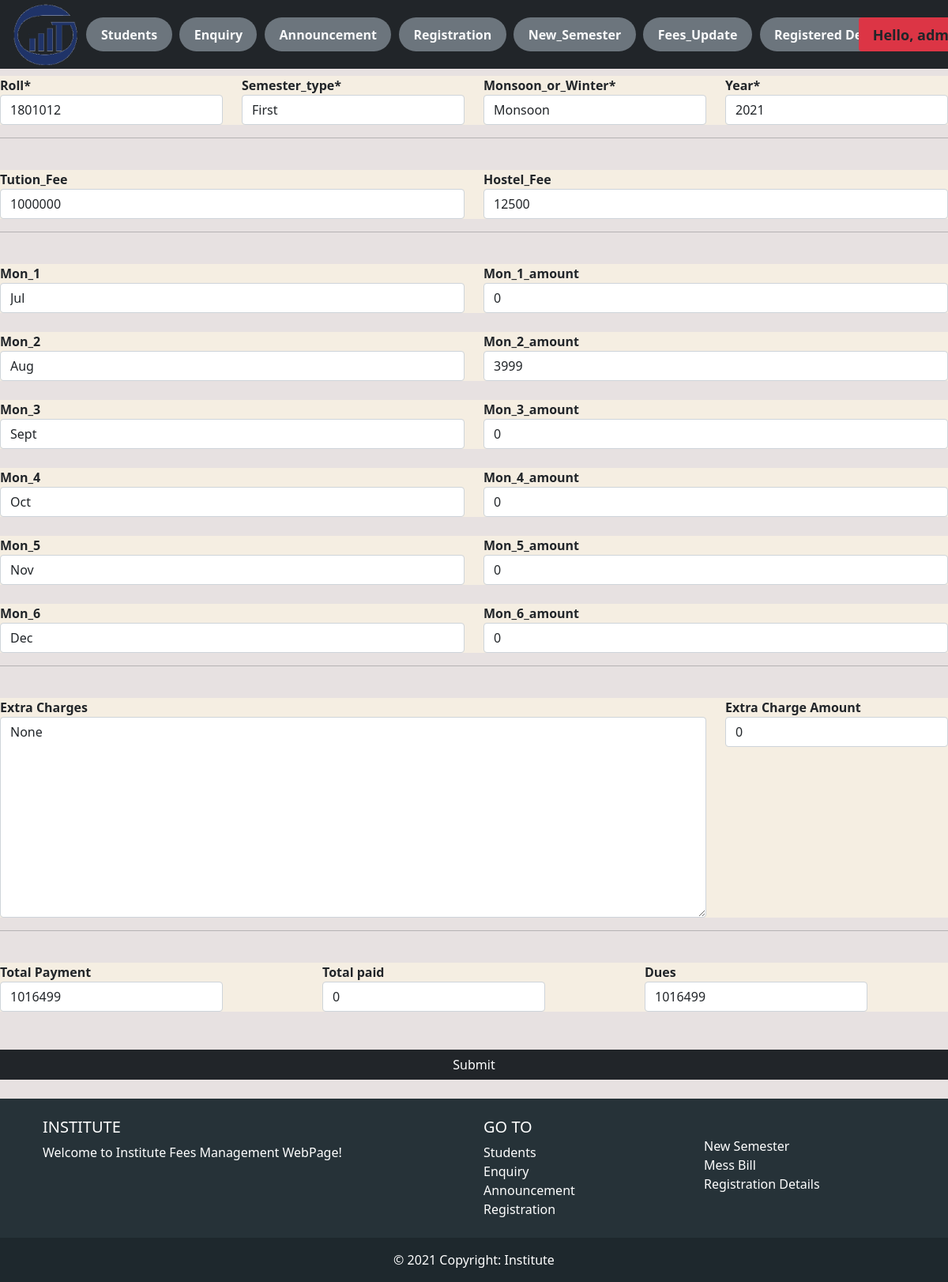
The app's page /updateSemester/2/ (signed in) with its own data.
### fees/models.py (models this page shows, shortened)
class Student(models.Model):
    BranchType = models.TextChoices('BranchType', 'CSE ECE')
    date = [str(x) for x in range(2013,2050)]
    date=' '.join(date)
    YearType = models.TextChoices('YearType', date)
    CourseType = models.TextChoices('CourseType', 'B_Tech M_Tech Phd')
    user = models.OneToOneField(User, null=True, on_delete=models.CASCADE)
    roll = models.CharField('Roll_No', max_length=7, primary_key=True, blank=False)
    firstname = models.CharField('First_Name', max_length=250, blank=False)
    middlename = models.CharField('Middle_Name', max_length=250, null=True, blank=True)
    lastname = models.CharField('Last_Name', max_length=250, null=True, blank=True)
    email = models.EmailField('Email', max_length=250, blank=False)
    phone = models.CharField('Phone', max_length=15, blank=False)
    branch = models.CharField('Branch', max_length=3, blank=False, choices=BranchType.choices)
    Year = models.CharField('Year', max_length=4, blank=False, choices=YearType.choices)
    course = models.CharField('Course', max_length=7, blank=False, choices=CourseType.choices)
    datecreated = models.DateTimeField(auto_now_add=True, null=True)
    template = '{} {}'
    def __str__(self):
        return self.roll
        return self.template.format(self.roll,self.firstname)

class Semester(models.Model):
    date = [str(x) for x in range(2013,2050)]
    date=' '.join(date)
    SemesterType = models.TextChoices('SemesterType', 'first second third fourth fifth sixth seventh eighth')
    Monsoon_WinterType = models.TextChoices('Monsoon_WinterType', 'Monsoon Winter')
    PaidType = models.TextChoices('PaidType', 'NotPaid Paid')
    YearType = models.TextChoices('YearType', date)
    MonthType = models.TextChoices('MonthType', 'Jan Feb Mar Apr May Jun Jul Aug Sept Oct Nov Dec')
    roll = models.ForeignKey(Student, on_delete=models.CASCADE, blank=False)
    semestertype = models.CharField('Semester_type', max_length=50, blank=False, choices=SemesterType.choices)
    monsoon_wintertype = models.CharField('Monsoon_or_Winter', max_length=50, blank=False, choices=Monsoon_WinterType.choices)
    Year = models.CharField('Year', max_length=50, blank=False, choices=YearType.choices)
    datecreated = models.DateTimeField(auto_now_add=True, null=True)
    tution_fee = models.CharField('Tution_Fee', max_length=50, null=True, blank=True, default='0')
    hostel_fee = models.CharField('Hostel_Fee', max_length=50, null=True, blank=True, default='0')
    mon_1 = models.CharField('Mon_1', max_length=50, null=True, choices=MonthType.choices, blank=True)
    mon_1_amount = models.CharField('Mon_1_amount', max_length=50, null=True, blank=True, default='0')
    mon_2 = models.CharField('Mon_2', max_length=50, null=True, choices=MonthType.choices, blank=True)
    mon_2_amount = models.CharField('Mon_2_amount', max_length=50, null=True, blank=True, default='0')
    mon_3 = models.CharField('Mon_3', max_length=50, null=True, choices=MonthType.choices, blank=True)
    mon_3_amount = models.CharField('Mon_3_amount', max_length=50, null=True, blank=True, default='0')
    mon_4 = models.CharField('Mon_4', max_length=50, null=True, choices=MonthType.choices, blank=True)
    mon_4_amount = models.CharField('Mon_4_amount', max_length=50, null=True, blank=True, default='0')
    mon_5 = models.CharField('Mon_5', max_length=50, null=True, choices=MonthType.choices, blank=True)
    mon_5_amount = models.CharField('Mon_5_amount', max_length=50, null=True, blank=True, default='0')
    mon_6 = models.CharField('Mon_6', max_length=50, null=True, choices=MonthType.choices, blank=True)
    mon_6_amount = models.CharField('Mon_6_amount', max_length=50, null=True, blank=True, default='0')
    extra_charges = models.TextField("Extra Charges", null=True, blank=True, default='None')
    extra_charges_amount = models.CharField('Extra Charge Amount', max_length=50, default = '0', blank=True)
    total_payment = models.CharField('Total Payment', max_length=50, null=True, blank=True, default='0')
    total_paid = models.CharField('Total paid',max_length=50, null=True, blank=True, default='0')
    dues = models.CharField('Dues', max_length=50, null=True, blank=True, default='0')
    template = '{} {} {} {}'

### fees/decorators.py (the view)
        def wrapper_func(request, *args, **kwargs):
            group = None
            if request.user.groups.exists():
                group = request.user.groups.all()[0].name
            if group in allowed_roles:
                return view_func(request, *args, **kwargs)
            else:
                return HttpResponse('You are not authorize')

### fees/forms.py
class SemesterForm(ModelForm):
    class Meta:
        model = Semester
        fields = '__all__'

### fees/views.py (called while the page is built, shortened)
@login_required(login_url = 'login')
@allowed_users(allowed_roles=['admin'])
def updateSemester(request, pk):
    semester_tab = Semester.objects.get(id=pk)
    form = SemesterForm(instance = semester_tab)
    context = {'form':form}
    return render(request, 'fees/semester_tab_form.html',context)

### fees/templates/fees/semester_tab_form.html (shortened to what this page needs)
{% extends 'fees/main.html' %}
{% load static %}
{% load crispy_forms_tags %}
{% block content %}
<br>
<form action="" method="POST">
  <div class="row" style="background-color: rgb(245, 238, 226);">
    <div class="col-3">
      <strong>{{ form.roll|as_crispy_field }}</strong>
    </div>
    <div class="col-3">
      <strong>{{ form.semestertype|as_crispy_field }}</strong>
    </div>
    <div class="col-3">
      <strong>{{ form.monsoon_wintertype|as_crispy_field }}</strong>
    </div>
    <div class="col-3">
      <strong>{{ form.Year|as_crispy_field }}</strong>
    </div>
  </div>
  <hr>
  <br>
  <div class="row" style="background-color: rgb(245, 238, 226);">
    <div class="col-6">
      <strong>{{ form.tution_fee|as_crispy_field }}</strong>
    </div>
    <div class="col-6">
      <strong>{{ form.hostel_fee|as_crispy_field }}</strong>
    </div>
  </div>
  <hr>
  <br>
  <div class="row" style="background-color: rgb(245, 238, 226);">
    <div class="col-6">
      <strong>{{ form.mon_1|as_crispy_field }}</strong>
    </div>
    <div class="col-6">
      <strong>{{ form.mon_1_amount|as_crispy_field }}</strong>
    </div>
  </div>
  <br>
  <div class="row" style="background-color:rgb(245, 238, 226);">
    <div class="col-6">
      <strong>{{ form.mon_2|as_crispy_field }}</strong>
    </div>
    <div class="col-6">
      <strong>{{ form.mon_2_amount|as_crispy_field }}</strong>
    </div>
  </div>
  <br>
  <div class="row" style="background-color: rgb(245, 238, 226);">
    <div class="col-6">
      <strong>{{ form.mon_3|as_crispy_field }}</strong>
    </div>
    <div class="col-6">
      <strong>{{ form.mon_3_amount|as_crispy_field }}</strong>
    </div>
  </div>
  <br>
  <div class="row" style="background-color: rgb(245, 238, 226);">
    <div class="col-6">
      <strong>{{ form.mon_4|as_crispy_field }}</strong>
    </div>
    <div class="col-6">
      <strong>{{ form.mon_4_amount|as_crispy_field }}</strong>
    </div>
  </div>
  <br>
  <div class="row" style="background-color: rgb(245, 238, 226);">
    <div class="col-6">
      <strong>{{ form.mon_5|as_crispy_field }}</strong>
    </div>
    <div class="col-6">
      <strong>{{ form.mon_5_amount|as_crispy_field }}</strong>
    </div>
  </div>
  <br>
  <div class="row" style="background-color: rgb(245, 238, 226);">
    <div class="col-6">
      <strong>{{ form.mon_6|as_crispy_field }}</strong>
    </div>
    <div class="col-6">
      <strong>{{ form.mon_6_amount|as_crispy_field }}</strong>
    </div>
  </div>
  <hr>
  <br>
  <div class="row" style="background-color: rgb(245, 238, 226);">
    <div class="col-9">
      <strong>{{ form.extra_charges|as_crispy_field }}</strong>
    </div>
    <div class="col-3">
      <strong>{{ form.extra_charges_amount|as_crispy_field }}</strong>
    </div>
  </div>
  <hr>
  <br>
  <div class="row" style="background-color: rgb(245, 238, 226);">
    <div class="col-3">
      <strong>{{ form.total_payment|as_crispy_field }}</strong>
    </div>
    <div class="col-1">
    </div>
    <div class="col-3">
      <strong>{{ form.total_paid|as_crispy_field }}</strong>
    </div>
    <div class="col-1">
    </div>
    <div class="col-3">
      <strong>{{ form.dues|as_crispy_field }}</strong>
    </div>
  </div>
  <br>
  <br>
  <div class="row" style="background-color: rgb(245, 238, 226);">
    <input type="submit" name='Submit' class="btn btn-dark">
  </div>
  <br>
</form>
{% endblock %}

### fees/templates/fees/navbar.html (shortened to what this page needs)
{% load static %}
{% if request.user.is_staff %}
<nav class="navbar navbar-expand-lg navbar-dark bg-dark w-100 p-1" style="position: fixed; z-index: 1;">
  <div class="container-fluid">
    <img src="{% static 'images/LOGOIIITG.png' %}" alt="" style="padding: 0%;width:137px; height:79px;">
    <div class="collapse navbar-collapse" id="navbarNavDropdown"  style="overflow-x:visible;width: 100%;">
      <ul class="navbar-nav">
        <li class="nav-item badge rounded-pill bg-secondary " style="margin-left: 1%; font-size: 100%;">
          <a class="nav-link active text-light" aria-current="page" href="{% url 'home' %}">Students</a>
        </li>
        <li class="nav-item badge rounded-pill bg-secondary " style="margin-left: 1%; font-size: 100%;">
          <a class="nav-link active text-light" href="{% url 'enquiry_admin' %}">Enquiry</a>
        </li>
        <li class="nav-item badge rounded-pill bg-secondary " style="margin-left: 1%; font-size: 100%;">
          <a class="nav-link active text-light" href="{% url 'announcement' %}">Announcement</a>
        </li>
        <li class="nav-item badge rounded-pill bg-secondary " style="margin-left: 1%; font-size: 100%;">
          <a class="nav-link active text-light" href="{% url 'registration' %}">Registration</a>
        </li>
        <li class="nav-item badge rounded-pill bg-secondary " style="margin-left: 1%; font-size: 100%;">
          <a class="nav-link active text-light" href="{% url 'automate_semester' %}">New_Semester</a>
        </li>
        <li class="nav-item badge rounded-pill bg-secondary " style="margin-left: 1%; font-size: 100%;">
          <a class="nav-link active text-light" href="{% url 'automate_fees' %}">Fees_Update</a>
        </li>
        <li class="nav-item badge rounded-pill bg-secondary " style="margin-left: 1%; font-size: 100%;">
          <a class="nav-link active text-light" href="{% url 'registered_details' %}">Registered Details</a>
        </li>
      </ul>
    </div>
    <ul class="nav navbar-nav navbar-right" style="margin-left: 1%; margin: right 1%;">
      <li class="nav-item dropdown badge bg-danger">
        <a class="nav-link dropdown-toggle text-dark" href="#" id="navbarDropdownMenuLink" role="button"
          data-bs-toggle="dropdown" aria-expanded="false" style="margin-left: 1%; font-size: 150%;">
          <span>Hello, {{request.user}} </span>
        </a>
      </li>
    </ul>
  </div>
</nav>
{% endif %}
<br>
<br>
<br>

### static/css/main.css (style rules this page uses)
body { background-color: #e7e1e1; }

### records on screen
Student: roll "1801012"
Semester: semestertype "First", monsoon_wintertype "Monsoon", Year "2021", tution_fee "1000000", hostel_fee "12500", mon_1 "Jul", mon_1_amount "0", mon_2 "Aug", mon_2_amount "3999", mon_3 "Sept", mon_3_amount "0", mon_4 "Oct", mon_4_amount "0", mon_5 "Nov", mon_5_amount "0", mon_6 "Dec", mon_6_amount "0", extra_charges "None", extra_charges_amount "0", total_payment "1016499", total_paid "0", dues "1016499"
